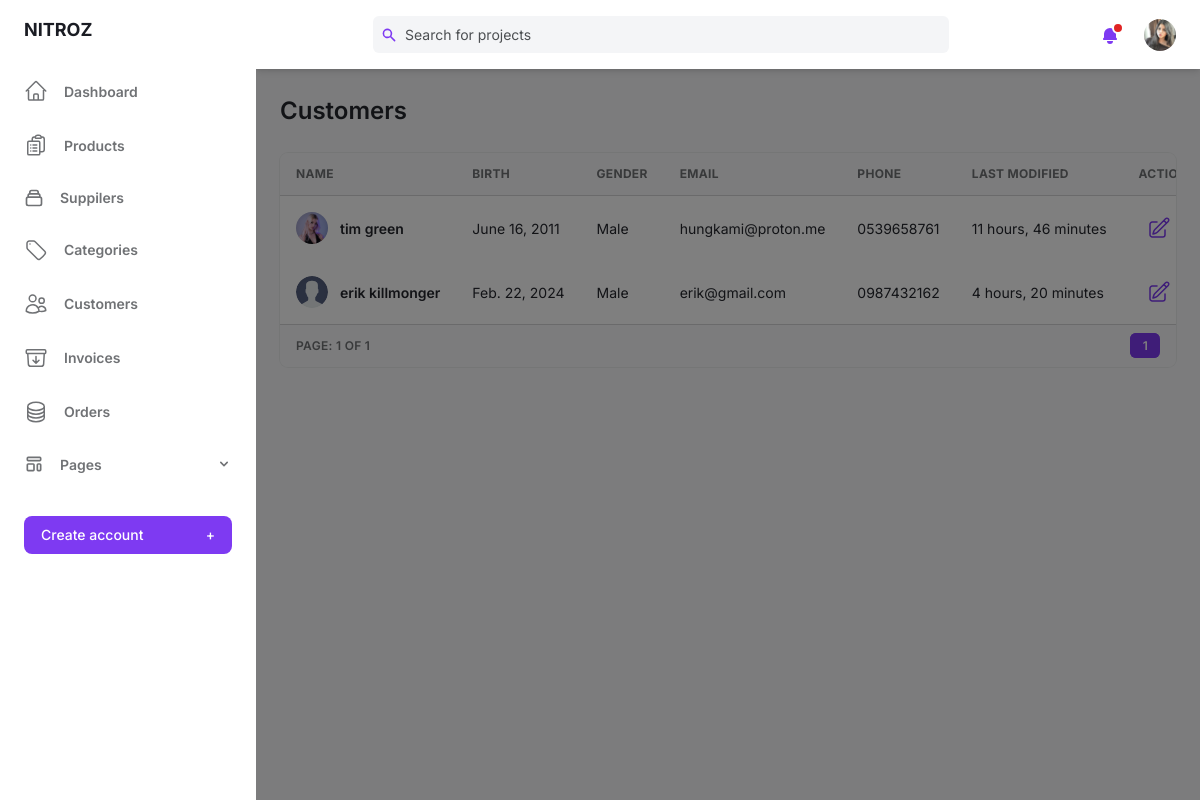
/super/customer/ (signed in), run on the app's committed database.
### base/models.py (models this page shows)
class User(AbstractUser):
    birth = models.DateField(blank=True,null=True)
    gender = models.BooleanField(default=False)
    email = models.EmailField(unique=True)
    phone = models.CharField(max_length=10,blank=True,null=True)
    avatar = models.ImageField(null=True,blank=True,upload_to='users/',default= 'users/avatar.svg')
    old_cart = models.CharField(max_length=200, blank=True, null=True)
    updated = models.DateTimeField(auto_now=True)
    created = models.DateTimeField(auto_now_add=True)
    USERNAME_FIELD = 'email'
    REQUIRED_FIELDS = []
    @property
    def ImageURL(self):
        try:
            url = self.avatar.url
        except:
            url = ''
        return url
    objects = CustomUserManager()

### base/views.py (the view)
# urls.py: path('super/customer/', views.customerAdmin, name="customerAdmin"),
@login_required(login_url='/super/login/')
def customerAdmin(request):
    pageView = 'read'
    if 'q' in request.GET:
        q = request.GET['q']
        mutiple_q = Q( Q(username__icontains=q) |
                        Q(first_name__icontains=q) |
                        Q(last_name__icontains=q) |
                        Q(email__icontains=q))
        customers = User.objects.filter(mutiple_q, is_staff=False)
    else:
        customers = User.objects.filter(is_staff=False)
    page = Paginator(customers, 4)
    page_list = request.GET.get('page')
    page = page.get_page(page_list)
    context = {'customers':customers, 'page':page, 'pageView':pageView}
    return render(request, 'base/admin/customer.html',context)

### base/context_processors.py (called while the page is built)
def cart(request):
    return {'cart': Cart(request)}

### base/templates/base/admin/customer.html (shortened to what this page needs)
{% extends "admin/main.html" %}
{% block content %}
<main class="h-full pb-16 overflow-y-auto">
    <div class="container grid px-6 mx-auto">
      {% if pageView == 'read' %}
      <h2 class="my-6 text-2xl font-semibold text-gray-700 dark:text-gray-200">Customers</h2>
      {% elif pageView == 'edit' %}
      <h2 class="my-6 text-2xl font-semibold text-gray-700 dark:text-gray-200">Edit Customer</h2>
      {% endif %}
      {% if pageView == 'read' %}
      <div class="w-full overflow-hidden rounded-lg shadow-xs">
        <div class="w-full overflow-x-auto">
            <table class="w-full whitespace-no-wrap">
                <thead>
                <tr class="text-xs font-semibold tracking-wide text-left text-gray-500 uppercase border-b dark:border-gray-700 bg-gray-50 dark:text-gray-400 dark:bg-gray-800">
                    <th class="px-4 py-3">Name</th>
                    <th class="px-4 py-3">Birth</th>
                    <th class="px-4 py-3">Gender</th>
                    <th class="px-4 py-3">Email</th>
                    <th class="px-4 py-3">Phone</th>
                    <th class="px-4 py-3">Last Modified</th>
                    <th class="px-4 py-3">Actions</th>
                </tr>
                </thead>
                {% for user in page.object_list %}
                <tbody class="bg-white divide-y dark:divide-gray-700 dark:bg-gray-800">
                <tr class="text-gray-700 dark:text-gray-400">
                    <td class="px-4 py-3">
                    <div class="flex items-center text-sm">
                        <div class="relative hidden w-8 h-8 mr-3 rounded-full md:block">
                        <img
                            class="object-cover w-full h-full rounded-full"
                            src="{{user.ImageURL}}" alt="" loading="lazy"/>
                        <div class="absolute inset-0 rounded-full shadow-inner" aria-hidden="true"></div>
                        </div>
                        <div>
                        <p class="font-semibold">{{user.first_name}} {{user.last_name}}</p>
                        </div>
                    </div>
                    </td>
                    <td class="px-4 py-3 text-sm">{{user.birth}}</td>
                    {% if user.gender %}
                    <td class="px-4 py-3 text-sm">Male</td>
                    {% else %}
                    <td class="px-4 py-3 text-sm">Female</td>
                    {% endif %}
                    <td class="px-4 py-3 text-sm">{{user.email}}</td>
                    <td class="px-4 py-3 text-sm">{{user.phone}}</td>
                    <td class="px-4 py-3 text-sm">{{user.updated|timesince}}</td>
                    <td class="px-4 py-3">
                    <div class="flex items-center space-x-4 text-sm">
                        <button class="flex items-center justify-between px-2 py-2 text-sm font-medium leading-5 text-purple-600 rounded-lg dark:text-gray-400 focus:outline-none focus:shadow-outline-gray"
                        aria-label="Edit"><a href="{% url 'updateCustomer' user.id %}">
                        </a>
                        </button>
                    </div>
                    </td>
                </tr>
                </tbody>
                {% endfor %}
            </table>
        </div>
        <div
          class="grid px-4 py-3 text-xs font-semibold tracking-wide text-gray-500 uppercase border-t dark:border-gray-700 bg-gray-50 sm:grid-cols-9 dark:text-gray-400 dark:bg-gray-800"
        >
          <span class="flex items-center col-span-3">Page: {{page.number}} of {{page.paginator.num_pages}}</span>
          <span class="col-span-2"></span>
          <span class="flex col-span-4 mt-2 sm:mt-auto sm:justify-end">
            <nav aria-label="Table navigation">
              <ul class="inline-flex items-center">
                {% for num_page in page.paginator.page_range %}
                    {% if num_page == 1 or num_page == page.paginator.num_pages or num_page == page.number or num_page == page.number|add:"-1" or num_page == page.number|add:"-2" or num_page == page.number|add:"1" or num_page == page.number|add:"2" %}
                        {% if page.number == num_page %}
                        <li><a class="px-3 py-1 text-white transition-colors duration-150 bg-purple-600 border border-r-0 border-purple-600 rounded-md focus:outline-none focus:shadow-outline-purple"
                        href="{% url 'customerAdmin' %}?page={{num_page}}{% if request.GET.q %}&q={{ request.GET.q }}{% endif %}">{{num_page}}</a>
                        </li>
                        {% else %}
                        <li><a class="px-3 py-1 rounded-md focus:outline-none focus:shadow-outline-purple"
                        href="{% url 'customerAdmin' %}?page={{num_page}}{% if request.GET.q %}&q={{ request.GET.q }}{% endif %}">{{num_page}}</a>
                        </li>
                        {% endif %}
                    {% elif num_page == page.paginator.num_pages|add:"-1" or num_page == 2 %}
                        <li><span class="px-3 py-1">...</span></li>
                    {% endif %}
                {% endfor %}
              </ul>
            </nav>
          </span>
        </div>
      </div>
      {% endif %}
    </div>
</main>
{% endblock content %}

### templates/admin/nav.html (shortened to what this page needs)
{% load static %}
<header class="z-10 py-4 bg-white shadow-md dark:bg-gray-800">
  <div class="container flex items-center justify-between h-full px-6 mx-auto text-purple-600 dark:text-purple-300">
    <div class="flex justify-center flex-1 lg:mr-32" style="margin-right:10px;">
      <div
        class="relative w-full max-w-xl mr-6 focus-within:text-purple-500"
      >
        <div class="absolute inset-y-0 flex items-center pl-2">
          <svg
            class="w-4 h-4"
            aria-hidden="true"
            fill="currentColor"
            viewBox="0 0 20 20"
          >
            <path
              fill-rule="evenodd"
              d="M8 4a4 4 0 100 8 4 4 0 000-8zM2 8a6 6 0 1110.89 3.476l4.817 4.817a1 1 0 01-1.414 1.414l-4.816-4.816A6 6 0 012 8z"
              clip-rule="evenodd"
            ></path>
          </svg>
        </div>
        <form>
        <input
          class="w-full pl-8 pr-2 text-sm text-gray-700 placeholder-gray-600 bg-gray-100 border-0 rounded-md dark:placeholder-gray-500 dark:focus:shadow-outline-gray dark:focus:placeholder-gray-600 dark:bg-gray-700 dark:text-gray-200 focus:placeholder-gray-500 focus:bg-white focus:border-purple-300 focus:outline-none focus:shadow-outline-purple form-input"
          type="text"
          placeholder="Search for projects"
          aria-label="Search"
          name = "q"
        /></form>
      </div>
    </div>
    <ul class="flex items-center flex-shrink-0 space-x-6">
      <li class="relative">
        <button
          class="relative align-middle rounded-md focus:outline-none focus:shadow-outline-purple"
          @click="toggleNotificationsMenu"
          @keydown.escape="closeNotificationsMenu"
          aria-label="Notifications"
          aria-haspopup="true"
        >
          <svg
            class="w-5 h-5"
            aria-hidden="true"
            fill="currentColor"
            viewBox="0 0 20 20"
          >
            <path
              d="M10 2a6 6 0 00-6 6v3.586l-.707.707A1 1 0 004 14h12a1 1 0 00.707-1.707L16 11.586V8a6 6 0 00-6-6zM10 18a3 3 0 01-3-3h6a3 3 0 01-3 3z"
            ></path>
          </svg>
          <span
            aria-hidden="true"
            class="absolute top-0 right-0 inline-block w-3 h-3 transform translate-x-1 -translate-y-1 bg-red-600 border-2 border-white rounded-full dark:border-gray-800"
          ></span>
        </button>
      </li>
      <li class="relative">
        <button
          class="align-middle rounded-full focus:shadow-outline-purple focus:outline-none"
          @click="toggleProfileMenu"
          @keydown.escape="closeProfileMenu"
          aria-label="Account"
          aria-haspopup="true"
        >
          {% if request.user.is_authenticated %}
          <img
            class="object-cover w-8 h-8 rounded-full"
            src="{{request.user.ImageURL}}"
            alt=""
            aria-hidden="true"
          />
          {% endif %}
        </button>
      </li>
    </ul>
  </div>
</header>

### data on the page
User: user.ImageURL (picture)
User: ImageURL (picture), first_name "tim", last_name "green", birth "June 16, 2011", gender "Male", email "hungkami@proton.me", phone "0539658761", updated "11 hours, 46 minutes"
User: ImageURL (placeholder picture), first_name "erik", last_name "killmonger", birth "Feb. 22, 2024", gender "Male", email "erik@gmail.com", phone "0987432162", updated "4 hours, 20 minutes"

### other printed values
{{ page.number }} "1"
{{ page.paginator.num_pages }} "1"
{{ num_page }} "1"
